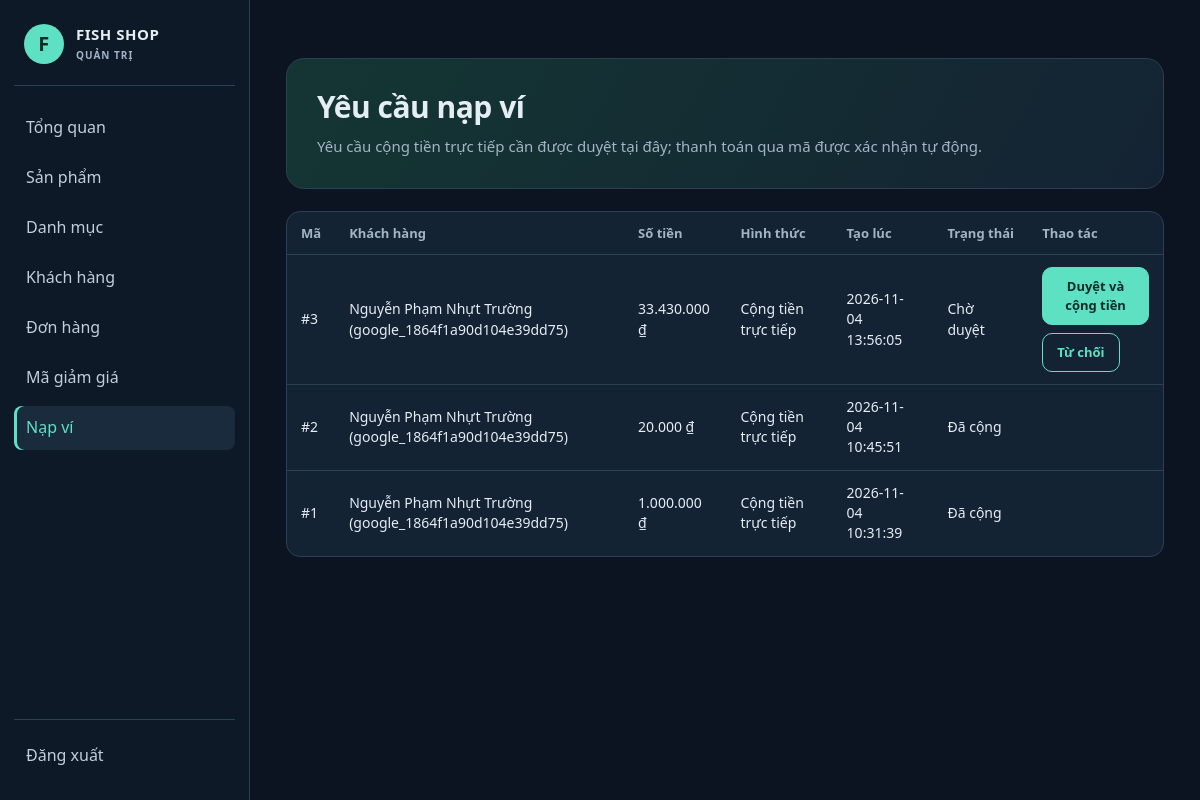
The app's page /admin/wallet_deposits.php (signed in) with its own data.
### tables this page shows
CREATE TABLE `wallet_deposits` (
  `id` bigint(20) UNSIGNED NOT NULL,
  `user_id` int(10) UNSIGNED NOT NULL,
  `amount` bigint(20) UNSIGNED NOT NULL,
  `reference_mode` enum('with_code','no_code') NOT NULL DEFAULT 'with_code',
  `request_type` enum('payos','direct') NOT NULL DEFAULT 'direct',
  `sender_name` varchar(100) NOT NULL DEFAULT '',
  `status` enum('pending','approved','rejected') NOT NULL DEFAULT 'pending',
  `payos_payment_link_id` varchar(80) DEFAULT NULL,
  `payos_checkout_url` varchar(500) DEFAULT NULL,
  `paid_at` datetime DEFAULT NULL,
  `created_at` timestamp NOT NULL DEFAULT current_timestamp(),
  `reviewed_at` datetime DEFAULT NULL,
  `reviewed_by` int(10) UNSIGNED DEFAULT NULL,
  UNIQUE KEY `uq_wallet_deposit_payos_link` (`payos_payment_link_id`)
);

CREATE TABLE `users` (
  `id` int(10) UNSIGNED NOT NULL,
  `username` varchar(50) NOT NULL,
  `password` varchar(255) NOT NULL COMMENT 'Chuỗi băm từ password_hash()',
  `fullname` varchar(100) NOT NULL,
  `email` varchar(254) DEFAULT NULL,
  `security_question` varchar(40) DEFAULT NULL,
  `security_answer_hash` varchar(255) DEFAULT NULL,
  `phone` varchar(20) NOT NULL,
  `address` varchar(255) NOT NULL DEFAULT '',
  `avatar` varchar(255) DEFAULT NULL,
  `role` enum('customer','admin') NOT NULL DEFAULT 'customer',
  `account_status` enum('active','locked') NOT NULL DEFAULT 'active',
  `locked_reason` varchar(64) DEFAULT NULL,
  `locked_note` text DEFAULT NULL,
  `locked_at` datetime DEFAULT NULL,
  `locked_by_admin_id` int(10) UNSIGNED DEFAULT NULL,
  `created_at` timestamp NOT NULL DEFAULT current_timestamp()
);

### includes/functions.php (called while the page is built, shortened)
<?php
function e($s): string { return htmlspecialchars((string)$s, ENT_QUOTES, 'UTF-8'); }
function money($v): string { return number_format((float)$v, 0, ',', '.') . ' ₫'; }

### admin/wallet_deposits.php (the view, shortened to what this page needs)
<?php
requireAdmin();$pdo=db();reward_schema($pdo);
$rows=$pdo->query("SELECT d.*,u.fullname,u.username FROM wallet_deposits d JOIN users u ON u.id=d.user_id ORDER BY (d.status='pending') DESC,d.id DESC")->fetchAll();
$pageTitle='Yêu cầu nạp ví';include __DIR__.'/_header.php';
?>
<section class="page-intro"><h1>Yêu cầu nạp ví</h1><p>Yêu cầu cộng tiền trực tiếp cần được duyệt tại đây; thanh toán qua mã được xác nhận tự động.</p></section>
<div class="table-wrap"><table><thead><tr><th>Mã</th><th>Khách hàng</th><th>Số tiền</th><th>Hình thức</th><th>Tạo lúc</th><th>Trạng thái</th><th>Thao tác</th></tr></thead><tbody><?php foreach($rows as $r): ?><tr><td>#<?=(int)$r['id']?></td><td><?=e($r['fullname'])?> (<?=e($r['username'])?>)</td><td><?=money($r['amount'])?></td><td><?php if($r['request_type']==='direct'): ?>Cộng tiền trực tiếp<?php elseif(!empty($r['payos_payment_link_id'])): ?><a href="<?=e($r['payos_checkout_url'])?>" target="_blank" rel="noopener noreferrer">Thanh toán QR</a><?php else: ?>Chờ tạo mã thanh toán<?php endif; ?><?php if(!empty($r['paid_at'])): ?><br><small>Đã trả: <?=e($r['paid_at'])?></small><?php endif; ?></td><td><?=e($r['created_at'])?></td><td><?php if($r['status']==='pending'&&$r['request_type']==='direct'): ?>Chờ duyệt<?php else: ?><?=['pending'=>'Chờ thanh toán','approved'=>!empty($r['paid_at'])?'Đã nạp tự động':'Đã cộng','rejected'=>'Từ chối'][$r['status']]?><?php endif; ?></td><td><?php if($r['status']==='pending'&&empty($r['payos_payment_link_id'])): ?><div class="voucher-table-actions"><form method="post"><?=csrf_field()?><input type="hidden" name="id" value="<?=(int)$r['id']?>"><input type="hidden" name="decision" value="approve"><button class="btn sm" type="submit"><?=$r['request_type']==='direct'?'Duyệt và cộng tiền':'Xác nhận đã nhận tiền'?></button></form><form method="post"><?=csrf_field()?><input type="hidden" name="id" value="<?=(int)$r['id']?>"><input type="hidden" name="decision" value="reject"><button class="btn ghost sm" type="submit">Từ chối</button></form></div><?php elseif($r['status']==='pending'): ?>Giao dịch sẽ cập nhật sau khi khách thanh toán.<?php endif; ?></td></tr><?php endforeach; ?></tbody></table></div>
<?php include __DIR__.'/_footer.php'; ?>

### assets/css/style.css (style rules this page uses)
:root { --bg:#0b1420; --card:#101c2b; --line:#1f3347; --ink:#e8f1f5; --mute:#8fa3b3; --teal:#5ee0c3; --r:14px; --danger:#ff8b91; --warn:#ffc857; --pink:#ff7496; }
* { box-sizing:border-box; margin:0; padding:0; }
html { scroll-behavior:smooth; }
body { background:var(--bg); color:var(--ink); font-family:"Segoe UI",Roboto,Arial,sans-serif; font-size:15px; line-height:1.6; min-height:100vh; display:flex; flex-direction:column; }
h1,h2,h3 { line-height:1.3; }
.btn { display:inline-flex; align-items:center; justify-content:center; gap:6px; padding:11px 20px; border:1px solid var(--teal); border-radius:10px; background:var(--teal); color:#092c28; font:inherit; font-size:14px; font-weight:600; cursor:pointer; transition:transform .15s, background .15s, color .15s; }
.btn.ghost { background:transparent; color:var(--teal); }
.btn.sm { padding:7px 14px; font-size:13px; }
.page-intro { margin:28px 0; padding:28px 30px; border:1px solid var(--line); border-radius:18px; background:linear-gradient(120deg,#143633,#142333); }
.page-intro h1 { font-size:30px; letter-spacing:-.5px; margin-bottom:8px; }
.page-intro p { color:var(--mute); line-height:1.7; }
.table-wrap { overflow-x:auto; border:1px solid var(--line); border-radius:14px; background:var(--card); }
table { width:100%; border-collapse:collapse; font-size:14px; }
th, td { padding:12px 14px; text-align:left; border-bottom:1px solid var(--line); vertical-align:middle; }
th { color:var(--mute); font-weight:600; font-size:13px; white-space:nowrap; }
tr:last-child td { border-bottom:0; }

### assets/css/reference-theme.css (style rules this page uses)
:root { color-scheme:dark; --card:#142333; --line:#2b4054; --ink:#e5edf5; --mute:#a3b4c7; --red:#5ee0c3; --red-d:#8aebd5; }
body { font-family:"Segoe UI",Tahoma,Arial,sans-serif; line-height:1.45; }
.btn { font-weight:700; padding:13px 24px; }
.btn.sm { padding:9px 14px; }
.admin-area { background:var(--bg); }
.admin-main > .page-intro { margin-bottom:22px; }

### assets/css/vouchers.css (style rules this page uses)
.voucher-table-actions { display:flex; gap:8px; flex-wrap:wrap; }
.voucher-table-actions form { margin:0; }

### records on screen
wallet_deposits: id "3", user.fullname "Nguyễn Phạm Nhựt Trường", user.username "google_1864f1a90d104e39dd75", amount "33.430.000 ₫", request_type "Cộng tiền trực tiếp", created_at "2026-11-04 13:56:05", status "Chờ duyệt"
wallet_deposits: id "2", user.fullname "Nguyễn Phạm Nhựt Trường", user.username "google_1864f1a90d104e39dd75", amount "20.000 ₫", request_type "Cộng tiền trực tiếp", created_at "2026-11-04 10:45:51", paid_at+status "Đã cộng"
wallet_deposits: id "1", user.fullname "Nguyễn Phạm Nhựt Trường", user.username "google_1864f1a90d104e39dd75", amount "1.000.000 ₫", request_type "Cộng tiền trực tiếp", created_at "2026-11-04 10:31:39", paid_at+status "Đã cộng"
